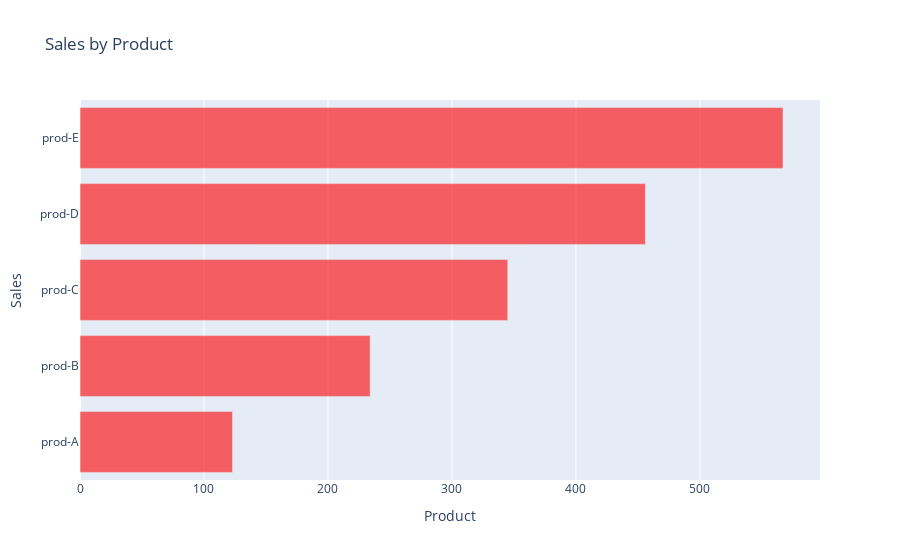

Notebook cell for this chart:
### Code cell
# Horizontal Bar plot
fg=pg.Figure(pg.Bar(y=prod,x=sales,orientation ="h", name='sales1',marker=dict(color='red',opacity=0.6)))
fg.update_layout(title='Sales by Product', xaxis_title='Product', yaxis_title='Sales')
fg.show()

### Figure 1 — Plotly figure (JSON) as saved in the notebook; plotly's stock layout.template omitted (floating-point values rounded to 4 significant figures)
{"data": [{"marker": {"color": "red", "opacity": 0.6}, "name": "sales1", "orientation": "h", "type": "bar", "x": [123, 234, 345, 456, 567], "y": ["prod-A", "prod-B", "prod-C", "prod-D", "prod-E"]}], "layout": {"title": {"text": "Sales by Product"}, "xaxis": {"title": {"text": "Product"}}, "yaxis": {"title": {"text": "Sales"}}}}
